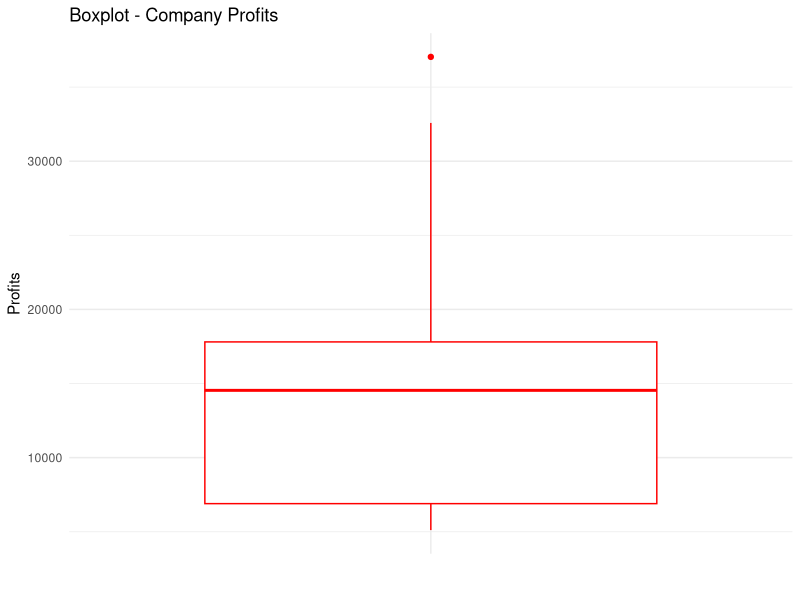
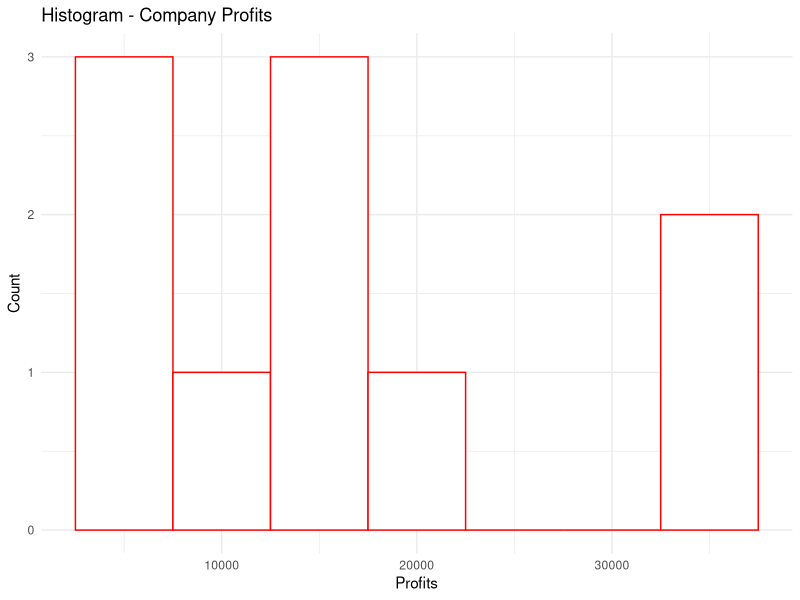

Reproduce these figures in R, in order.
# Create a DataFrame. Here is the 2014 Data of Profit of Top US Companies 
profit <- c(37037,18249,11431,32580, 5346, 
            13057,5113,5385,16483,16022)

company = c("Apple", "AT&T", "Bank_of_America", 
            "Exxon_Mobil", "General_Motors", 
            "General_Electric", "HP", "Home_Depot", 
            "IBM", "Walmart")

# Lets create a dataframe
company_data = data.frame(Company = company, Profit = profit)

####################Descriptive Statistics###################
####Mean####
# Lets calculate the Mean Profit
mean_profit = mean(company_data$Profit)
cat("Avg Profit", mean_profit)

# Ages (in years) of all eight employees of a small company:
age<- c(53,32,61,27,39,44,49,57)
mean_age = mean(age)
cat("Mean Age:", mean_age)

####Median####
# Lets calculate the Median Profit
median_profit = median(company_data$Profit)
cat("Median Profit", median_profit)

# lets find the median of Cell Phone Minutes
minutes <- c(160,184,201,230,263,326,380,397,510,721,2053,3864)
median_mins = median(minutes)
cat("Median of Minutes: ", median_mins)

####Mode####
# Lets calculate the Mode Profit
mode_profit = mode(company_data$Profit)
cat("Mode Profit", mode_profit)

####Range####
# Lets calculate the Profit Range
minimum = min(company_data$Profit)
maximum = max(company_data$Profit)
profit_range = maximum-minimum
cat("Profit Range: ", profit_range)

####Variance####
# Lets calculate the Profit Variance
profit_var = var(company_data$Profit)
cat("Profit Variance: ", profit_var)

####Standard Deviation####
# Lets calculate the Profit SD
profit_sd = sd(company_data$Profit)
cat("Profit S.D.: ", profit_sd)

####Summary Statistics####
# Lets Generate the Summary Statistics of the Data
summary(company_data)

####Boxplot####
library(ggplot2)
ggplot(company_data, aes(x = " ", y = Profit))+
  geom_boxplot(color = "red")+
  labs(title= "Boxplot - Company Profits",
       x = "", y = "Profits")+theme_minimal()

# Histogram
ggplot(company_data, aes(x = Profit)) +
  geom_histogram(color = "red", fill = "white", binwidth = 5000) + 
  labs(title = "Histogram - Company Profits",x = "Profits", y = "Count") + 
  theme_minimal()

####skewness####
install.packages("e1071")
library("e1071")

skewness(company_data$Profit) # Positively skewed data
kurtosis(company_data$Profit) # Positively skewed data


####quartiles####
quantile(company_data$Profit, 
         probs = c(0.25, 0.50, 0.75), na.rm = FALSE)


data("HousePrices")







